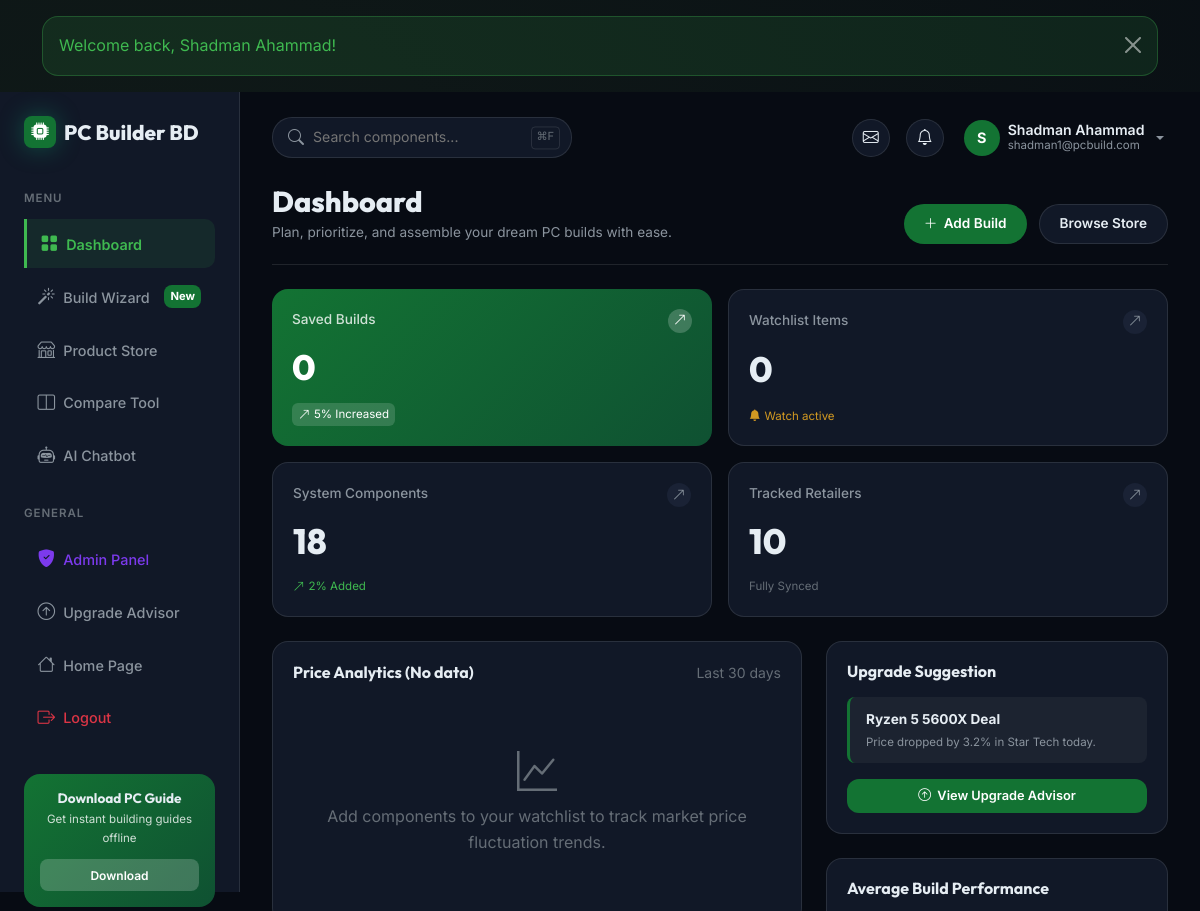
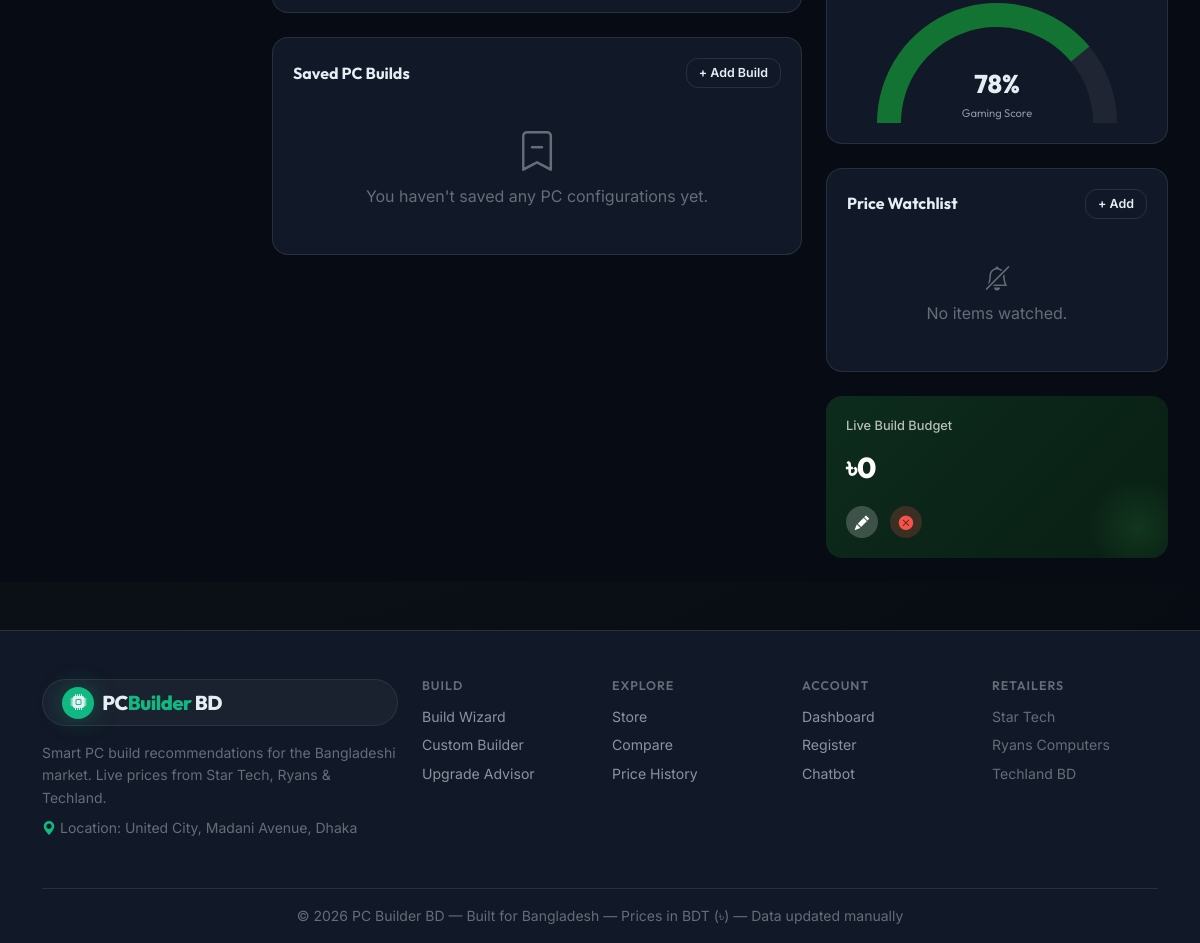
The page /dashboard.php (signed in) on the database as committed earlier (2 pictures, top to bottom).
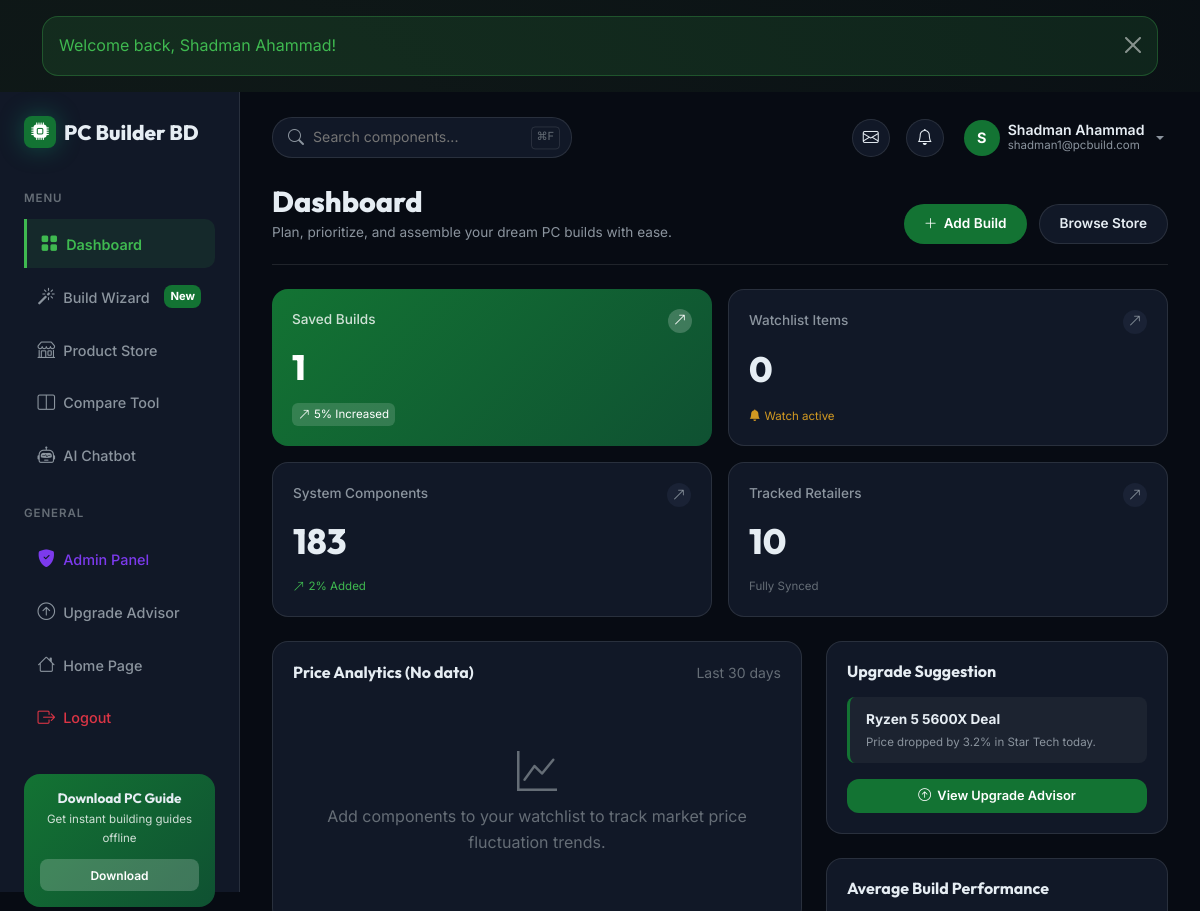
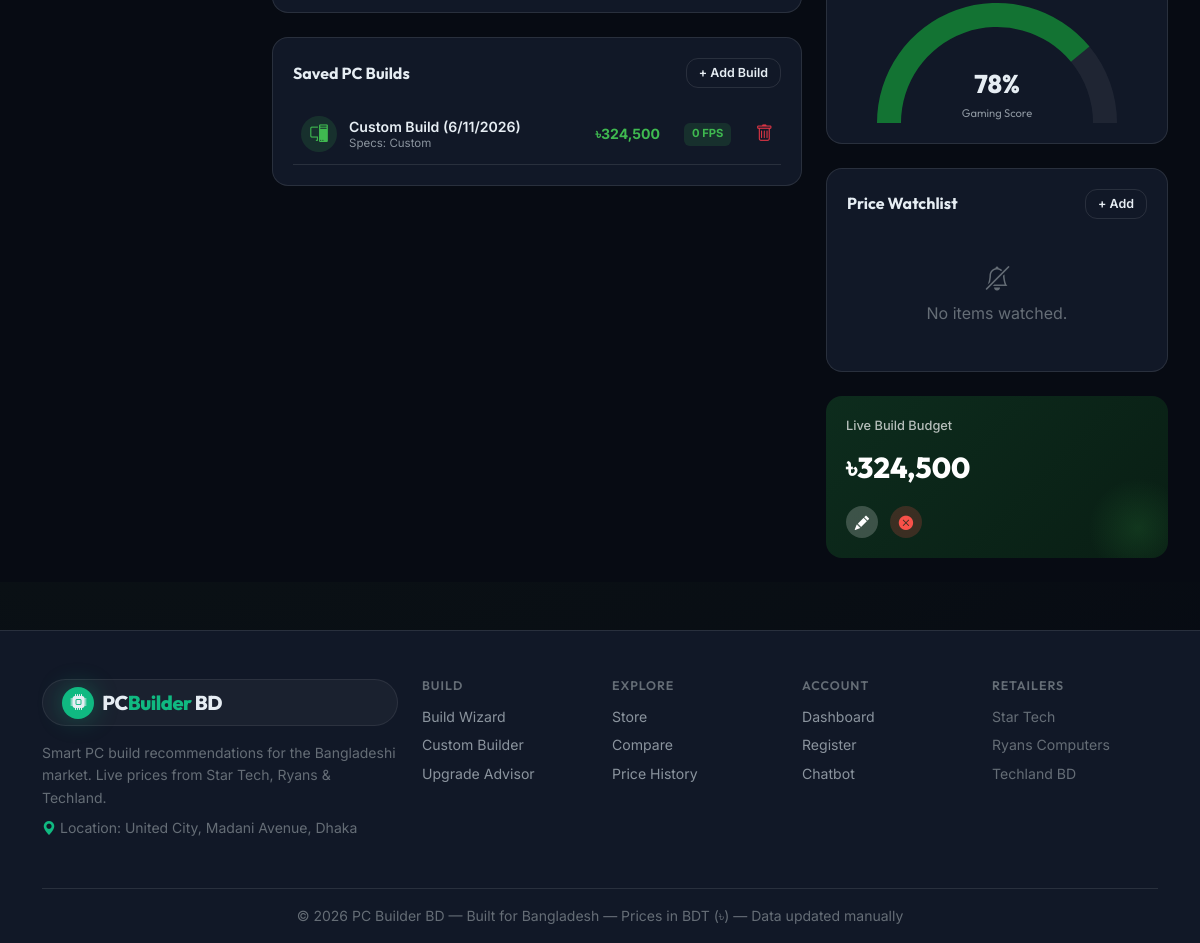
The same page on the database as committed later (2 pictures, top to bottom).
### tables this page shows
CREATE TABLE `build` (
  `build_id` int(11) NOT NULL AUTO_INCREMENT,
  `user_id` int(11) NOT NULL,
  `total_price` decimal(10,2) NOT NULL,
  `fps` int(11) NOT NULL,
  `wattage` int(11) NOT NULL,
  `name` varchar(200) NOT NULL DEFAULT 'My Build',
  `purpose` varchar(50) NOT NULL DEFAULT 'general',
  `score` decimal(6,2) NOT NULL DEFAULT 0.00,
  `created_at` timestamp NOT NULL DEFAULT current_timestamp(),
  PRIMARY KEY (`build_id`),
  KEY `fk_user_id_build` (`user_id`),
  CONSTRAINT `fk_user_id_build` FOREIGN KEY (`user_id`) REFERENCES `user` (`user_id`) ON DELETE CASCADE ON UPDATE CASCADE
);

### includes/auth.php (called while the page is built, shortened)
<?php
function get_auth_user(): ?array {
    if (!empty($_SESSION['user'])) return $_SESSION['user'];
    return null;
}

### includes/db.php (called while the page is built, shortened)
<?php
function get_db(): PDO {
    static $pdo = null;
    if ($pdo !== null) return $pdo;
    $dsn = sprintf(
        'mysql:host=%s;dbname=%s;charset=%s',
        DB_HOST, DB_NAME, DB_CHARSET
    );
    try {
        $pdo = new PDO($dsn, DB_USER, DB_PASS, [
            PDO::ATTR_ERRMODE            => PDO::ERRMODE_EXCEPTION,
            PDO::ATTR_DEFAULT_FETCH_MODE => PDO::FETCH_ASSOC,
            PDO::ATTR_EMULATE_PREPARES   => false,
        ]);
    } catch (PDOException $e) {
        if (APP_ENV === 'production') {
            http_response_code(500);
            die('Database connection failed.');
        }
        throw $e;
    }
    return $pdo;
}
function db_query(string $sql, array $params = []): array {
    $stmt = get_db()->prepare($sql);
    $stmt->execute($params);
    return $stmt->fetchAll();
}
function db_row(string $sql, array $params = []): ?array {
    $stmt = get_db()->prepare($sql);
    $stmt->execute($params);
    $row = $stmt->fetch();
    return $row !== false ? $row : null;
}

### dashboard.php (the view, shortened to what the changed rows need)
<?php
require_once __DIR__ . '/includes/db.php';
require_once __DIR__ . '/includes/auth.php';
require_once __DIR__ . '/includes/functions.php';
$user = get_auth_user();
$uid  = $user['id'];
$builds = db_query(
    'SELECT * FROM `build` WHERE user_id=? ORDER BY created_at DESC LIMIT 10', [$uid]
);
$total_components = db_row('SELECT COUNT(*) c FROM component')['c'];
include __DIR__ . '/templates/header.php';
?>
<div class="dashboard-app-layout">
  <main class="dash-main-area">
    <div class="dash-title-row">
      <div class="dash-title-text">
        <h2>Dashboard</h2>
      </div>
    </div>
    <div class="dash-kpis-row">
      <div class="dash-kpi-card featured-green">
        <div class="dash-kpi-title">Saved Builds</div>
        <div class="dash-kpi-value"><?= count($builds) ?></div>
        <div class="dash-kpi-trend"><i class="bi bi-arrow-up-right"></i> 5% Increased</div>
        <div class="dash-kpi-arrow"><i class="bi bi-arrow-up-right"></i></div>
      </div>
      <div class="dash-kpi-card">
        <div class="dash-kpi-title">System Components</div>
        <div class="dash-kpi-value"><?= number_format($total_components) ?></div>
        <div class="dash-kpi-trend"><i class="bi bi-arrow-up-right"></i> 2% Added</div>
        <div class="dash-kpi-arrow"><i class="bi bi-arrow-up-right"></i></div>
      </div>
    </div>
    <div class="dash-content-grid">
      <div class="dash-left-col">
        <div class="dash-card">
          <div class="builds-list">
            <?php if (empty($builds)): ?>
              <div class="text-center py-4 text-muted">
                <i class="bi bi-bookmark-dash d-block display-6 mb-2"></i>
                You haven't saved any PC configurations yet.
              </div>
            <?php else: ?>
              <?php foreach ($builds as $b):
                $iconClass = 'office';
                $purposeName = purpose_label($b['purpose']);
              ?>
                <div class="build-item-row">
                  <div class="build-item-info">
                    <div class="build-item-icon <?= $iconClass ?>">
                      <i class="bi bi-pc-display"></i>
                    </div>
                    <div class="build-item-meta">
                      <span class="build-item-name"><?= sanitise($b['name']) ?></span>
                      <span class="build-item-purpose">Specs: <?= sanitise($purposeName) ?></span>
                    </div>
                  </div>
                  <div class="build-item-status-col">
                    <span class="build-item-price"><?= format_bdt((float)$b['total_price']) ?></span>
                    <span class="build-item-badge completed"><?= (int)$b['fps'] ?> FPS</span>
                    <form method="POST" action="<?= BASE_URL ?>/api/delete_build.php" class="d-inline" id="delete-form-<?= (int)$b['build_id'] ?>">
    <button type="submit" class="btn btn-link text-danger p-0" onclick="return confirm('Delete this build?')" style="font-size: 1.1rem; border: none; background: transparent; cursor: pointer;">
        <i class="bi bi-trash"></i>
    </button>
</form>
                  </div>
                </div>
              <?php endforeach; ?>
            <?php endif; ?>
          </div>
        </div>
      </div>
      <div class="dash-right-col">
        <div class="budget-tracker-card">
          <div class="budget-card-title">Live Build Budget</div>
          <div class="budget-card-amount">
            <?php
              $totalBudget = 0;
              if (!empty($builds)) {
                  $totalBudget = (float)$builds[0]['total_price'];
              }
              echo format_bdt($totalBudget);
            ?>
          </div>
          <div class="budget-card-controls">
            <button class="btn-budget-control" onclick="window.location.href='<?= BASE_URL ?>/purpose.php'" title="Edit latest build">
            </button>
            <button class="btn-budget-control btn-stop" onclick="alert('Cleared temporary build progress.')" title="Clear build tracking">
            </button>
          </div>
        </div>
      </div>
    </div>
  </main>
</div>
<?php
include __DIR__ . '/templates/footer.php';
?>

### includes/functions.php (shortened to what the changed rows need)
<?php
function format_bdt(float $n): string {
    return '৳' . number_format($n, 0, '.', ',');
}
function sanitise(mixed $input): string {
    return htmlspecialchars((string)$input, ENT_QUOTES | ENT_SUBSTITUTE, 'UTF-8');
}
function get_flash(): array {
    $messages = $_SESSION['flash'] ?? [];
    return $messages;
}
function render_flash(): void {
    foreach (get_flash() as $f) {
        $t = sanitise($f['type']); $m = sanitise($f['msg']);
        echo "<div class=\"alert alert-{$t} alert-dismissible fade show\" role=\"alert\">"
            . $m . "<button type=\"button\" class=\"btn-close\" data-bs-dismiss=\"alert\" aria-label=\"Close\"></button></div>";
    }
}
function purpose_label(string $purpose): string {
    return match($purpose) {
        'gaming'        => 'Gaming',
        'video_editing' => 'Video Editing',
        'office'        => 'Office / Work',
        'general'       => 'General Use',
        default         => ucfirst($purpose),
    };
}

Rows that differ between the two databases and show on the page:
added build: name "Custom Build (6/11/2026)", purpose "Custom", total_price "৳324,500", fps "0"
Other text that changed with them:
count($builds): "0" → "1"
$total_components: "18" → "183"
format_bdt($totalBudget): "৳0" → (not shown)
text no longer shown: "You haven't saved any PC configurations yet."
